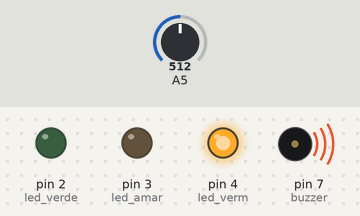
This sketch was run on a simulated Arduino Uno, built with avr-gcc and run on an emulated ATmega328P. Shown: output pins drawn as LEDs (lit = HIGH), buzzer (waves = sounding). The test bench sets the inputs (shaded band); at power-on: A5 = 512.

Above: at 1.1 s.
1.3 s: A5 set to 207
4.3 s: A5 set to 189
At 4.79 s:
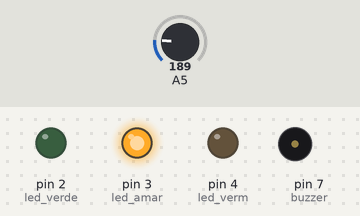
7.3 s: A5 set to 90
At 7.8 s:
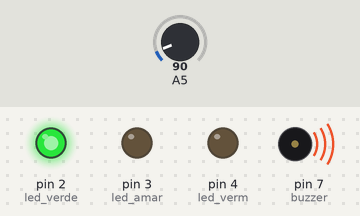
10.3 s: A5 set to 55
13.3 s: A5 set to 46
At 13.9 s:
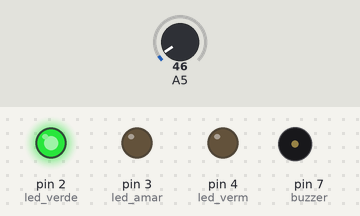
14.8 s: A5 set to 210
At 14.95 s:
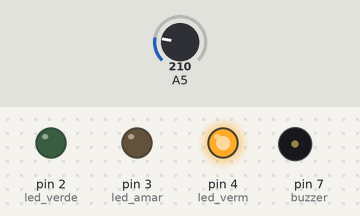
Timing chart, 0 to 18.8 s (numbered marks = the images above; inputs shaded):
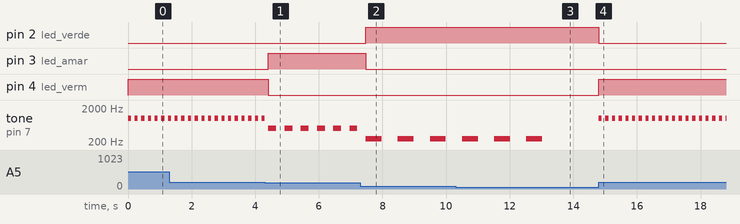

The sketch:

main.ino
```cpp
int led_verde = 2;
int led_amar = 3;
int led_verm = 4;
int buzzer = 7;
int sensor_gas=0;
void setup()
{
  pinMode (led_verde, OUTPUT);
  pinMode (led_amar, OUTPUT);
  pinMode (led_verm, OUTPUT);
  pinMode (buzzer, OUTPUT);
  pinMode(A5, INPUT);
  Serial.begin(9600);
}

void loop()
{
  sensor_gas = analogRead(A5);
  if(sensor_gas > 0) {
    ativa_sensor(sensor_gas);
  }
  else {
    desativa_sensor(sensor_gas);
  }
  delay(10);
}

void ativa_sensor(int sensor) {
  if(sensor >= 50 && sensor < 100) {
    quantidade_baixa();
  }
  if(sensor > 100 && sensor < 200) {
    quantidade_media();
  }
  if(sensor >= 200) {
    quantidade_alta();
  }
}

void quantidade_baixa() {
  digitalWrite(led_amar, LOW);
  digitalWrite(led_verm, LOW);
  digitalWrite(led_verde, HIGH);
  tone(buzzer, 250);
  delay(500);
  noTone(buzzer);
  delay(500);
}

void quantidade_media() {
  digitalWrite(led_verde, LOW);
  digitalWrite(led_verm, LOW);
  digitalWrite(led_amar, HIGH);
  tone(buzzer, 500);
  delay(250);
  noTone(buzzer);
  delay(250);
}

void quantidade_alta() {
  digitalWrite(led_amar, LOW);
  digitalWrite(led_verde, LOW);
  digitalWrite(led_verm, HIGH);
  tone(buzzer, 1000);
  delay(100);
  noTone(buzzer);
  delay(100);
}

void desativa_sensor(int sensor) {
  digitalWrite(led_verde, LOW);
  digitalWrite(led_amar, LOW);
  digitalWrite(led_verm, LOW);
  noTone(buzzer);
}
```

Measured:
- the behaviour switches between 200 and 199 on A5 (found by bisection; images 0 and 1)
- the behaviour switches between 50 and 49 on A5 (found by bisection; images 2 and 3)
- after the input at 4.3 s, pin 3 (led_amar): LOW → HIGH after 0.11 s; pin 4 (led_verm): HIGH → LOW after 0.11 s
- after the input at 7.3 s, pin 2 (led_verde): LOW → HIGH after 0.17 s; pin 3 (led_amar): HIGH → LOW after 0.17 s; tone on pin 7 (buzzer): alternates 250 Hz for 0.50 s and silent for 0.51 s, starting after 0.17 s
- after the input at 13.3 s, tone on pin 7 (buzzer): stays silent (without the input it goes to 250 Hz after 0.24 s)
- after the input at 14.8 s, pin 2 (led_verde): HIGH → LOW at once; pin 4 (led_verm): LOW → HIGH at once; tone on pin 7 (buzzer): alternates 1000 Hz for 0.10 s and silent for 0.11 s, starting at once
- by itself, tone on pin 7 (buzzer): repeats every 0.51 s: 500 Hz 0.25 s, silent 0.26 s
